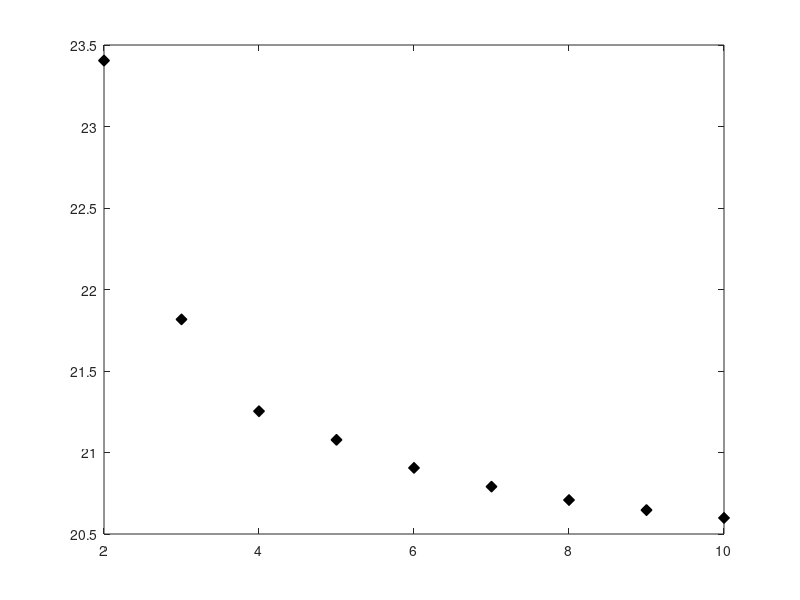

Recreate this plot in MATLAB. (Note: this script raises an error after producing the figure.)

figure
clc
Ep=7e12;
Em=2.086e10;
num=0.49;
Gm=Em/(2*(1+num));
gbe=Gm/Ep;
sigtotau=10;
n1=2:1:10;  %swm 1H
    %n2=10;
ps1=0.5; %swm 1H
ps2=0.5; %swm 2H
%z2=0.5; %rsm 2H
% for n2=2:1:10
%     
%for n2 =[2 3 4 5 6 7 8 9 10]
    figure
    for n2 =2
for m=1:numel(n1)
%%%%------------2HSS-----------%%%%
rs1=1:1:120;
[as,D,rs2crit2hss,A,Z,Y]=deal(zeros(size(rs1)));
   for i=1:numel(rs1)
   rs2 = 1:1:120;
   [ass,Erat2hss,E2hss,sigrat2hss,wrat2hss]=deal(zeros(size(rs2)));
   for j=1:numel(rs2)
as(i)=(ps1.*rs1(i).*rs1(i).*gbe)./(3*(1-ps1));
D(i)=(((n1(m).*((3*n1(m))-4))./(3*((n1(m)-1).^2)))+(((n1(m).*n1(m))./(3*(n1(m)-1).*as(i)))));
ass(j)=(ps2.*rs2(j).*rs2(j).*gbe.*D(i))./(ps1.*(1-ps2).*3);
Erat2hss(j)=(D(i).*(((n2.*((3*n2)-4))./(3*((n2-1).^2)))+(((n2.*n2)./(3*(n2-1).*ass(j)))))).^-1;
E2hss(j)=Erat2hss(j)*Ep*ps1*ps2;
rs1crit2hss=(n1(m)-1)*sigtotau;
if rs1(i)<=rs1crit2hss
       rs2crit2hss(i)=((n2-1)*ps1*rs1(i))./(n1(m));
        else
        rs2crit2hss(i)=((n2-1)*ps1*(n1(m)-1)*sigtotau)./n1(m);
end
    %case 1 n 2
    if rs2(j)<=rs2crit2hss(i)
    sigrat2hss(j) = rs2(j)./(n2*ps1*sigtotau);
%     wrat2hrs= rr2(j)*rr2(j)./(2*2*2*ps2*ps2*sigtotau*sigtotau*E2hrs)
    %case 3
    elseif rs2(j)>rs2crit2hss(j) && rs1(i)<=rs1crit2hss
   sigrat2hss(j)=((n2-1)*rs1(i))./(n1(m).*n2*sigtotau);
%    wrat2hrs=(rs1(i)*rs1(i))./(2*2*n1(m)*n1(m)*sigtotau*sigtotau*E2hrs)
    %case 4
    else
        sigrat2hss(j)=((n1(m)-1)*(n2-1))./(n1(m).*n2);
%         wrat2hrs=((n1(m)-1).^2)/(2*2*2*n1(m)*n1(m)*E2hrs)
    end
        wrat2hss(j)=sigrat2hss(j).^2/Erat2hss(j);
A(i,j)=wrat2hss(j);
Z(i,j)=Erat2hss(j);
Y(i,j)=sigrat2hss(j);
   end
   end
 maxtough(m)=max(A(:))
   [rs1_maxtough, rr2_maxtough] = find(ismember(A, max(A(:))))
   maxstrength(m)=max(Y(:))
 [rs1_maxstrength, rr2_maxstrength] = find(ismember(Y, max(Y(:))));
   Q=rs1_maxstrength;
   R=rr2_maxstrength;
   strengthatmaxtough(m)=Y(rs1_maxtough,rr2_maxtough)
  stiffnessatmaxtough(m)=Z(rs1_maxtough,rr2_maxtough)
end
%yyaxis left
%plot (n1,maxtough,'linewidth',1.5)
% title('2hss maximum toughness and corresponding strength vs n')
plot(n1,maxtough,'d', 'MarkerSize',8,'Color','Black','MarkerFaceColor','Black')
addaxis(n1,strengthatmaxtough,'h','MarkerSize',8,'Color','Blue','MarkerFaceColor','Blue')
%set(gca,'fontsize',16)
addaxis(n1,stiffnessatmaxtough,'^','MarkerSize',8,'Color','Magenta','MarkerFaceColor','Magenta')
legend({'w^{SS, max}_{critical}/\phi w^{p}_{critical}','\sigma^{SS}_{critical}/\phi\sigma^{p}_{critical}',['E^{SS}_{critical}/\phi\sigma^{p}_{critical}; n_2 = ' num2str(n2)]},'FontSize',14,'fontweight','bold')
addaxislabel(1,'w^{SS, max}_{critical}/\phi w^{p}_{critical}');
addaxislabel(2,'\sigma^{SS}_{critical}/\phi\sigma^{p}_{critical}');
addaxislabel(3,'E^{SS}_{critical}/\phi\sigma^{p}_{critical}');
xlabel('n_1','FontSize',18,'fontweight','bold')
pbaspect([5 4 1])
%legend(['n_1 =' num2str(n1)])
set(gcf,'color','w')
end
%For text formatting, edit addaxislabel file

%yyaxis right
%plot(n1,strengthatmaxtough,'linewidth',1.5)



%set(gca,'fontsize',16)
% end